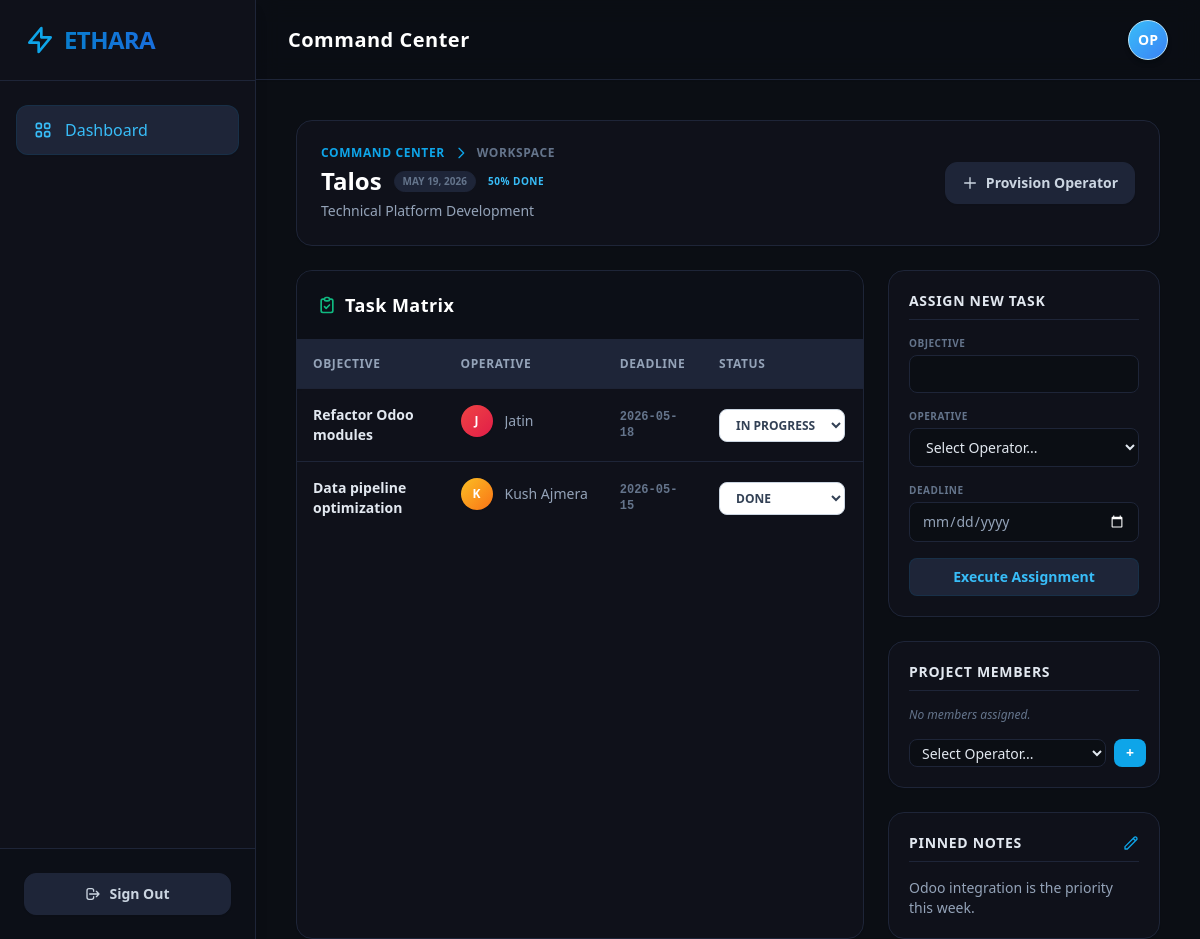
Page /projects/6c8b3aca-3219-445b-9df6-abeb73af2aef (signed in) on the committed database.
### app/models.py (models this page shows)
class Project(Base):
    __tablename__ = "projects"
    id = Column(String, primary_key=True, default=generate_uuid)
    name = Column(String, nullable=False)
    description = Column(String)
    pinned_note = Column(String, nullable=True)
    owner_id = Column(String, ForeignKey("users.id"))
    created_at = Column(DateTime, default=datetime.datetime.utcnow)
    owner = relationship("User", back_populates="projects_owned")
    tasks = relationship("Task", back_populates="project", cascade="all, delete-orphan")
    members = relationship("ProjectMember", back_populates="project", cascade="all, delete-orphan")
    telemetry = relationship("PlatformTelemetry", back_populates="project", cascade="all, delete-orphan")

class Task(Base):
    __tablename__ = "tasks"
    id = Column(String, primary_key=True, default=generate_uuid)
    title = Column(String, nullable=False)
    status = Column(SQLEnum(StatusEnum), nullable=False, default=StatusEnum.TODO)
    due_date = Column(String)
    project_id = Column(String, ForeignKey("projects.id"))
    assignee_id = Column(String, ForeignKey("users.id"))
    task_type = Column(String(50), default="human_hitl")
    compute_estimated_tokens = Column(Integer, default=0)
    processing_logs = Column(JSON, default=list)
    project = relationship("Project", back_populates="tasks")
    assignee = relationship("User", back_populates="tasks_assigned")

class User(Base):
    __tablename__ = "users"
    id = Column(String, primary_key=True, default=generate_uuid)
    email = Column(String, unique=True, index=True, nullable=False)
    hashed_password = Column(String, nullable=False)
    role = Column(SQLEnum(RoleEnum), nullable=False, default=RoleEnum.MEMBER)
    created_at = Column(DateTime, default=datetime.datetime.utcnow)
    projects_owned = relationship("Project", back_populates="owner")
    tasks_assigned = relationship("Task", back_populates="assignee")
    project_memberships = relationship("ProjectMember", back_populates="user", cascade="all, delete-orphan")

### app/main.py (the view)
@app.get("/projects/{project_id}")
def project_workspace(request: Request, project_id: str, db: Session = Depends(get_db), user: User = Depends(get_current_user)):
    project = db.query(Project).filter(Project.id == project_id).first()
    users_list = db.query(User).all()
    return templates.TemplateResponse(request=request, name="project_workspace.html", context={"request": request, "user": user, "project": project, "users": users_list})

### templates/project_workspace.html (shortened to what this page needs)
{% extends "base.html" %}
{% block content %}
<div class="flex flex-col h-full gap-6 relative z-10">
    <div class="flex justify-between items-center bg-[#0F111A] border border-[#1E2538] p-6 rounded-2xl shadow-sm shrink-0">
        <div>
            <div class="flex items-center text-sky-500 mb-1">
                <a href="/dashboard" class="text-xs font-bold uppercase tracking-wider hover:text-sky-400 transition-colors">Command Center</a>
                <svg class="w-4 h-4 mx-2" fill="none" stroke="currentColor" viewBox="0 0 24 24"><path stroke-linecap="round" stroke-linejoin="round" stroke-width="2" d="M9 5l7 7-7 7"></path></svg>
                <span class="text-xs font-bold uppercase tracking-wider text-slate-500">Workspace</span>
            </div>
            <div class="flex items-center gap-3">
                <h1 class="text-2xl font-black text-white">{{ project.name }}</h1>
                <span class="text-[10px] text-slate-500 font-bold uppercase bg-[#1E2538] px-2 py-0.5 rounded-full border border-[#1E2538]">{{ project.created_at.strftime('%b %d, %Y') if project.created_at else 'Unknown' }}</span>
                {% set done_tasks = project.tasks | selectattr("status.value", "equalto", "DONE") | list | length %}
                {% set total_tasks = project.tasks | length %}
                {% set progress = (done_tasks / total_tasks * 100) | round | int if total_tasks > 0 else 0 %}
                <span class="text-[10px] font-bold text-sky-400 uppercase tracking-wider">{{ progress }}% Done</span>
            </div>
            {% if project.description %}
            <p class="text-slate-400 text-sm mt-1">{{ project.description }}</p>
            {% endif %}
        </div>
        <div class="flex gap-3">
            {% if user.role.value == 'ADMIN' %}
            <a href="/projects/{{ project.id }}/members/add" class="bg-[#1E2538] hover:bg-slate-800 border border-[#1E2538] text-slate-300 font-bold py-2.5 px-4 rounded-xl text-sm transition-all shadow-sm flex items-center hover:text-sky-400">
                <svg class="w-4 h-4 mr-2" fill="none" stroke="currentColor" viewBox="0 0 24 24"><path stroke-linecap="round" stroke-linejoin="round" stroke-width="2" d="M12 4v16m8-8H4"></path></svg>
                Provision Operator
            </a>
            {% endif %}
        </div>
    </div>
    <div class="grid grid-cols-1 lg:grid-cols-3 gap-6 flex-1 min-h-0">
        <div class="lg:col-span-2 bg-[#0F111A] border border-[#1E2538] rounded-2xl shadow-sm flex flex-col overflow-hidden">
            <div class="p-5 border-b border-[#1E2538] bg-[#0B0E14]/50 flex justify-between items-center">
                <h2 class="text-lg font-bold text-white flex items-center tracking-wide">
                    Task Matrix
                </h2>
            </div>
            <div class="flex-1 overflow-y-auto custom-scrollbar p-0">
                <table class="w-full text-left border-collapse min-w-[500px]">
                    <thead class="bg-[#1E2538] sticky top-0 z-10 shadow-sm">
                        <tr class="text-slate-400 text-xs uppercase tracking-wider font-bold">
                            <th class="p-4 border-b border-[#1E2538]">Objective</th>
                            <th class="p-4 border-b border-[#1E2538]">Operative</th>
                            <th class="p-4 border-b border-[#1E2538]">Deadline</th>
                            <th class="p-4 border-b border-[#1E2538] w-40">Status</th>
                        </tr>
                    </thead>
                    <tbody class="divide-y divide-[#1E2538]">
                        {% for task in project.tasks %}
                        <tr class="hover:bg-[#1E2538]/50 transition-colors group">
                            <td class="p-4 text-sm font-semibold text-slate-200">{{ task.title }}</td>
                            <td class="p-4 text-sm text-slate-400 flex items-center font-medium">
                                {% if task.assignee %}
                                {% set colors = ['from-red-500 to-rose-600', 'from-amber-400 to-orange-500', 'from-emerald-400 to-teal-500', 'from-blue-500 to-indigo-600', 'from-violet-500 to-purple-600'] %}
                                {% set color = colors[task.assignee.email|length % 5] %}
                                <div class="w-8 h-8 rounded-full bg-gradient-to-br {{ color }} flex items-center justify-center text-xs mr-3 text-white font-bold shadow-sm">
                                    {{ task.assignee.email[0]|upper }}
                                </div>
                                <a href="/operators/{{ task.assignee.id }}" class="hover:text-sky-400 truncate max-w-[120px]">{{ task.assignee.email.split('@')[0] | replace('.', ' ') | title }}</a>
                                {% else %}
                                <span class="text-slate-600">Unassigned</span>
                                {% endif %}
                            </td>
                            <td class="p-4 text-sm text-slate-500 font-mono text-xs font-semibold">
                                {{ task.due_date if task.due_date else '---' }}
                            </td>
                            <td class="p-4 text-sm">
                                {% include 'partials/task_status.html' %}
                            </td>
                        </tr>
                        {% endfor %}
                    </tbody>
                </table>
            </div>
        </div>
        <div class="flex flex-col gap-6">
            {% if user.role.value == 'ADMIN' %}
            <div class="bg-[#0F111A] border border-[#1E2538] rounded-2xl shadow-sm p-5">
                <h3 class="text-sm font-bold text-slate-200 uppercase tracking-wider mb-4 border-b border-[#1E2538] pb-2">Assign New Task</h3>
                <form hx-post="/api/tasks" hx-swap="none" hx-on::after-request="location.reload()" class="space-y-4">
                    <div>
                        <label class="block text-[10px] font-bold uppercase tracking-wider text-slate-500 mb-1">Objective</label>
                        <input type="text" name="title" required class="w-full bg-[#0B0E14] border border-[#1E2538] rounded-lg px-3 py-2 text-sm text-slate-200 focus:border-sky-500 transition-colors">
                    </div>
                    <div>
                        <label class="block text-[10px] font-bold uppercase tracking-wider text-slate-500 mb-1">Operative</label>
                        <select name="assignee_id" required class="w-full bg-[#0B0E14] border border-[#1E2538] rounded-lg px-3 py-2 text-sm text-slate-200 focus:border-sky-500 transition-colors">
                            <option value="">Select Operator...</option>
                        </select>
                    </div>
                    <div>
                        <label class="block text-[10px] font-bold uppercase tracking-wider text-slate-500 mb-1">Deadline</label>
                        <input type="date" name="due_date" class="w-full bg-[#0B0E14] border border-[#1E2538] rounded-lg px-3 py-2 text-sm text-slate-400 focus:border-sky-500 transition-colors" style="color-scheme: dark;">
                    </div>
                    <button type="submit" class="w-full bg-[#1E2538] hover:bg-slate-800 text-sky-400 font-bold py-2 px-4 rounded-lg text-sm border border-sky-900/30 transition-colors">Execute Assignment</button>
                </form>
            </div>
            <div class="bg-[#0F111A] border border-[#1E2538] rounded-2xl shadow-sm p-5">
                <h3 class="text-sm font-bold text-slate-200 uppercase tracking-wider mb-4 border-b border-[#1E2538] pb-2">Project Members</h3>
                <ul class="space-y-3 mb-4 max-h-[150px] overflow-y-auto custom-scrollbar">
                    {% if not project.members %}
                    <li class="text-xs text-slate-500 italic">No members assigned.</li>
                    {% endif %}
                </ul>
                <form hx-post="/api/projects/{{ project.id }}/members" hx-swap="none" hx-on::after-request="location.reload()" class="flex gap-2">
                    <select name="user_id" required class="flex-1 bg-[#0B0E14] border border-[#1E2538] rounded-lg px-2 text-sm text-slate-200 focus:border-sky-500 transition-colors">
                        <option value="">Select Operator...</option>
                    </select>
                    <button type="submit" class="bg-sky-500 hover:bg-sky-400 text-white font-bold py-1 px-3 rounded-lg text-sm transition-colors">+</button>
                </form>
            </div>
            {% endif %}
            <div class="bg-[#0F111A] border border-[#1E2538] rounded-2xl shadow-sm p-5 flex-1 flex flex-col min-h-0">
                <h3 class="text-sm font-bold text-slate-200 uppercase tracking-wider mb-4 border-b border-[#1E2538] pb-2 flex justify-between items-center">
                    Pinned Notes
                    {% if user.role.value == 'ADMIN' %}
                    <button onclick="document.getElementById('note-form').classList.toggle('hidden')" class="text-sky-500 hover:text-sky-400"><svg class="w-4 h-4" fill="none" stroke="currentColor" viewBox="0 0 24 24"><path stroke-linecap="round" stroke-linejoin="round" stroke-width="2" d="M15.232 5.232l3.536 3.536m-2.036-5.036a2.5 2.5 0 113.536 3.536L6.5 21.036H3v-3.572L16.732 3.732z"></path></svg></button>
                    {% endif %}
                </h3>
                <div class="flex-1 overflow-y-auto custom-scrollbar text-sm text-slate-400">
                    {% if project.pinned_note %}
                        <p class="whitespace-pre-wrap">{{ project.pinned_note }}</p>
                    {% else %}
                        <p class="italic text-slate-600 text-center mt-10">No intelligence pinned.</p>
                    {% endif %}
                </div>
            </div>
        </div>
    </div>
</div>
{% endblock %}

### templates/partials/task_status.html (shortened to what this page needs)
<select name="status"
    hx-patch="/api/tasks/{{ task.id }}/status"
    hx-swap="outerHTML"
    class="bg-white border border-slate-300 rounded-lg px-3 py-1.5 text-xs font-bold text-slate-700 focus:outline-none focus:ring-1 focus:ring-sky-500 cursor-pointer shadow-sm transition-all
           {% if task.status.value == 'TODO' %}text-slate-500 bg-slate-50
           {% elif task.status.value == 'IN_PROGRESS' %}text-sky-700 bg-sky-50 border-sky-300
           {% else %}text-emerald-700 bg-emerald-50 border-emerald-300{% endif %}">
    <option value="IN_PROGRESS" {% if task.status.value == 'IN_PROGRESS' %}selected{% endif %} class="text-sky-700 bg-white">IN PROGRESS</option>
    <option value="DONE" {% if task.status.value == 'DONE' %}selected{% endif %} class="text-emerald-700 bg-white">DONE</option>
</select>

### templates/base.html (style rules this page uses)
body { font-family: 'Inter', sans-serif; background: #f8fafc; }
.custom-scrollbar { overflow-y: auto; overflow-x: auto; }

### rows in the picture
Project: name "Talos", created_at "MAY 19, 2026", description "Technical Platform Development", pinned_note "Odoo integration is the priority this week."
Task: title "Refactor Odoo modules", assignee "J", assignee.email.split "Jatin", due_date "2026-05-18", status "IN PROGRESS"
Task: title "Data pipeline optimization", assignee "K", assignee.email.split "Kush Ajmera", due_date "2026-05-15", status "DONE"

### other values in the picture
{{ progress }} "50"
